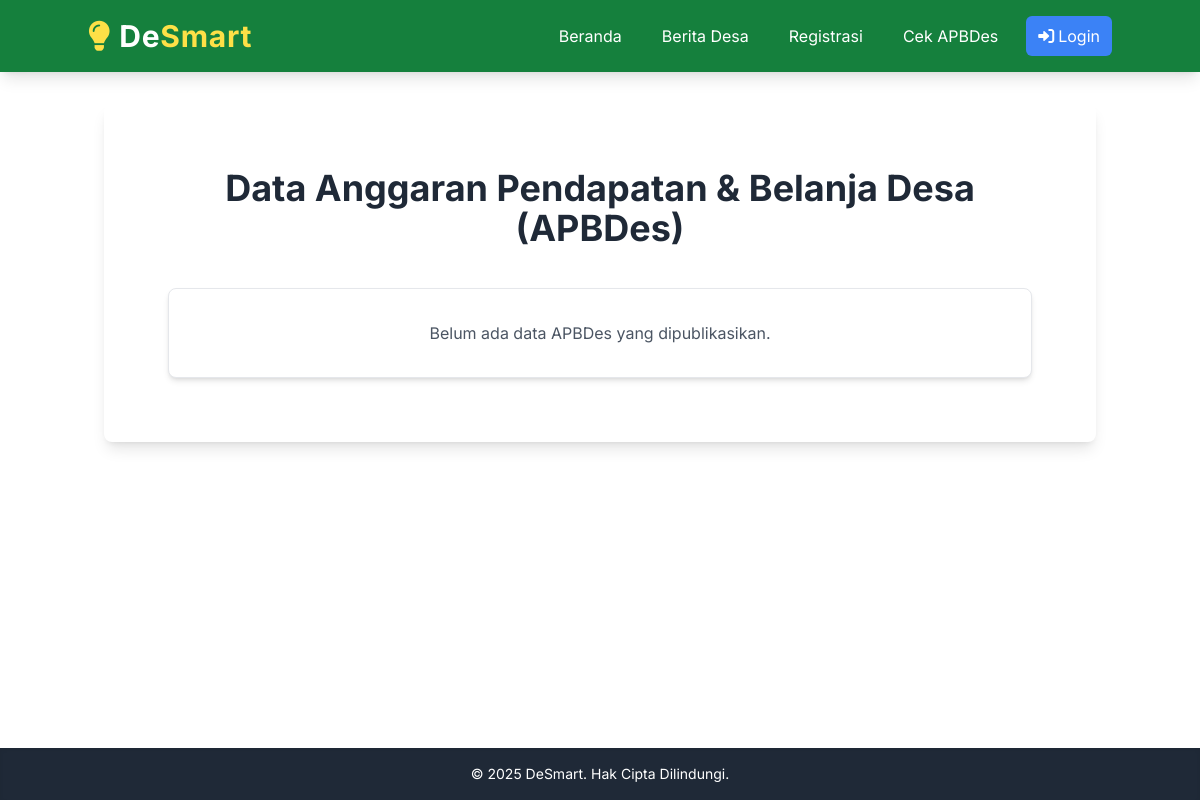
The page /apbdes on the database as committed earlier.
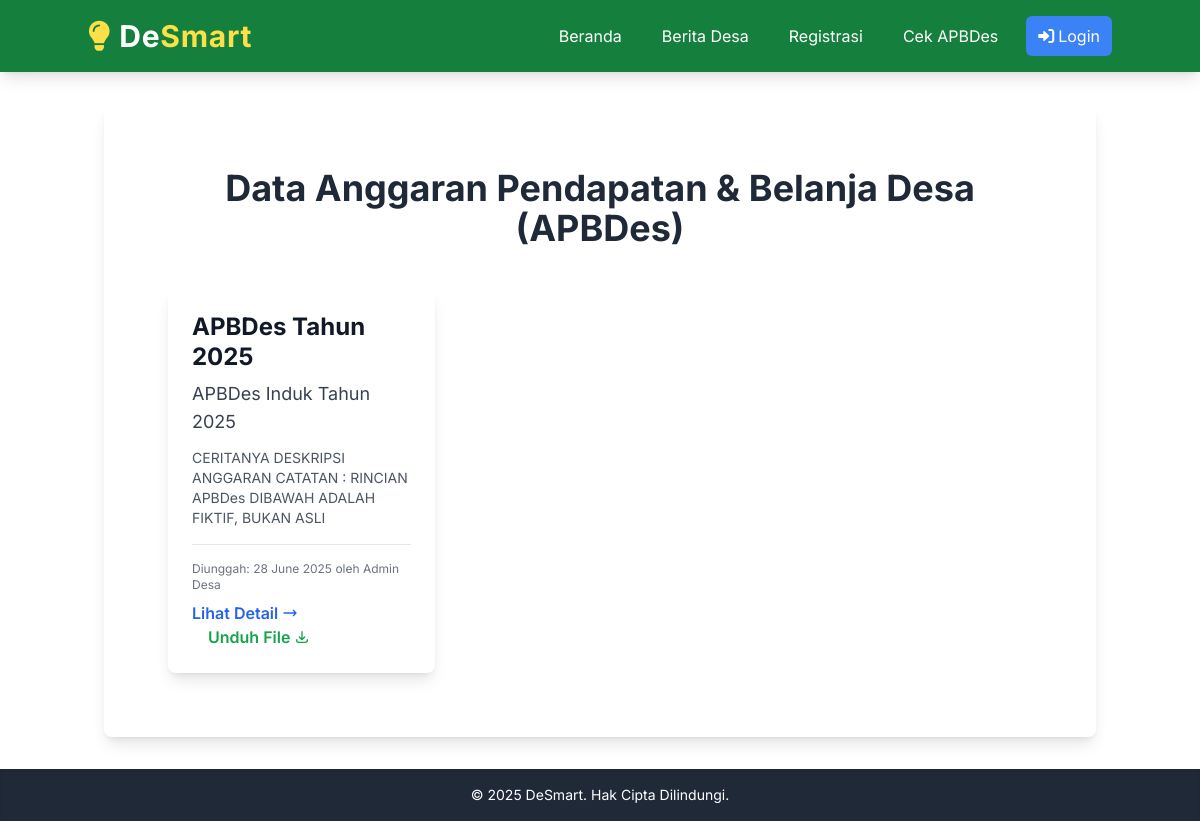
The same page on the database as committed later.
### models.py (models this page shows, shortened)
class APBDes(db.Model):
    id = db.Column(db.Integer, primary_key=True)
    tahun = db.Column(db.Integer, nullable=False)
    judul = db.Column(db.String(200), nullable=False) # Misal: "APBDes Tahun 2024"
    deskripsi = db.Column(db.Text, nullable=True) # Ringkasan atau detail anggaran
    url_file_apbdes = db.Column(db.String(255), nullable=True)
    tanggal_unggah = db.Column(db.DateTime, default=datetime.utcnow)
    pengunggah_id = db.Column(db.Integer, db.ForeignKey('user.id'), nullable=False) # Siapa yang mengunggah
    pengunggah = db.relationship('User', backref='apbdes_uploads', lazy=True)

class User(db.Model, UserMixin):
    id = db.Column(db.Integer, primary_key=True)
    username = db.Column(db.String(20), unique=True, nullable=False)
    email = db.Column(db.String(120), unique=True, nullable=False)
    password_hash = db.Column(db.String(255))
    role = db.Column(db.String(20), default='warga', nullable=False) # 'warga' atau 'admin'
    tanggal_daftar = db.Column(db.DateTime, default=datetime.utcnow)
    pengaduan = db.relationship('Pengaduan', backref='pembuat', lazy=True)

### app.py (the view)
@app.route('/apbdes')
def daftar_apbdes_publik():
    apbdes_list = APBDes.query.order_by(APBDes.tahun.desc(), APBDes.tanggal_unggah.desc()).all()
    return render_template('apbdes/list_apbdes_publik.html', title='Cek APBDes', apbdes_list=apbdes_list)

### templates/apbdes/list_apbdes_publik.html (shortened to what this page needs)
{% extends 'layout.html' %}
{% block content %}
<div class="max-w-6xl mx-auto py-8 px-4 sm:px-6 lg:px-8">
    <h2 class="text-4xl font-bold text-center text-gray-800 mb-10">Data Anggaran Pendapatan & Belanja Desa (APBDes)</h2>
    {% if apbdes_list %}
        <div class="grid grid-cols-1 md:grid-cols-2 lg:grid-cols-3 gap-8">
            {% for apbdes_item in apbdes_list %}
                <div class="bg-white rounded-lg shadow-lg p-6 flex flex-col transform hover:scale-102 transition-transform duration-300">
                    <h3 class="text-2xl font-bold text-gray-900 mb-2 leading-tight">APBDes Tahun {{ apbdes_item.tahun }}</h3>
                    <p class="text-lg text-gray-700 mb-3">{{ apbdes_item.judul }}</p>
                    <p class="text-sm text-gray-600 mb-4 flex-grow">{{ apbdes_item.deskripsi[:150] }}{% if apbdes_item.deskripsi|length > 150 %}...{% endif %}</p>
                    <div class="mt-auto pt-4 border-t border-gray-200">
                        <p class="text-xs text-gray-500 mb-2">Diunggah: {{ apbdes_item.tanggal_unggah.strftime('%d %B %Y') }} oleh {{ apbdes_item.pengunggah.username }}</p>
                        <a href="{{ url_for('detail_apbdes_publik', apbdes_id=apbdes_item.id) }}" class="inline-flex items-center text-blue-600 hover:text-blue-800 font-semibold transition-colors">
                            Lihat Detail
                            <svg class="ml-1 w-4 h-4" fill="none" stroke="currentColor" viewBox="0 0 24 24" xmlns="http://www.w3.org/2000/svg"><path stroke-linecap="round" stroke-linejoin="round" stroke-width="2" d="M17 8l4 4m0 0l-4 4m4-4H3"></path></svg>
                        </a>
                        {% if apbdes_item.url_file_apbdes %}
                            <a href="{{ url_for('uploaded_file', filename=apbdes_item.url_file_apbdes) }}" target="_blank" class="inline-flex items-center text-green-600 hover:text-green-800 font-semibold transition-colors ml-4">
                                Unduh File
                                <svg class="ml-1 w-4 h-4" fill="none" stroke="currentColor" viewBox="0 0 24 24" xmlns="http://www.w3.org/2000/svg"><path stroke-linecap="round" stroke-linejoin="round" stroke-width="2" d="M4 16v1a3 3 0 003 3h10a3 3 0 003-3v-1m-4-4l-4 4m0 0l-4-4m4 4V4"></path></svg>
                            </a>
                        {% endif %}
                    </div>
                </div>
            {% endfor %}
        </div>
    {% else %}
        <p class="text-center text-gray-600 p-8 bg-white rounded-lg shadow-md border border-gray-200">Belum ada data APBDes yang dipublikasikan.</p>
    {% endif %}
</div>
{% endblock %}

Rows that differ between the two databases and show on the page:
added APBDes: tahun "2025", judul "APBDes Induk Tahun 2025", deskripsi "CERITANYA DESKRIPSI ANGGARAN CATATAN : RINCIAN APBDes DIBAWAH ADALAH FIKTIF, BUKAN ASLI", tanggal_unggah "28 June 2025", pengunggah.username "Admin Desa"
Other text that changed with them:
text no longer shown: "Belum ada data APBDes yang dipublikasikan."
